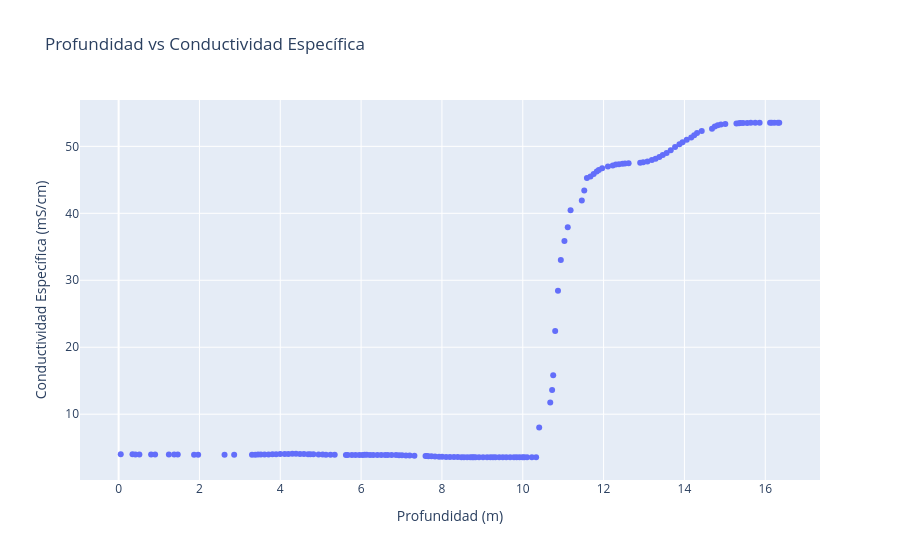

Source (notebook cell):
### Code cell
df[['Depth', 'SpCond']] = df[['Depth', 'SpCond']].astype(float)

fig = px.scatter(df, x='Depth', y='SpCond', title='Profundidad vs Conductividad Específica')
fig.update_layout(
    xaxis_title='Profundidad (m)',
    yaxis_title='Conductividad Específica (mS/cm)'
)
fig.show()

### Figure 1 — Plotly figure (JSON) as saved in the notebook; plotly's stock layout.template omitted (floating-point values rounded to 4 significant figures; data arrays with more than 128 entries replaced by an {"elided": "..."} marker saying what was removed)
{"data": [{"hovertemplate": "Depth=%{x}<br>SpCond=%{y}<extra></extra>", "legendgroup": "", "marker": {"color": "#636efa", "symbol": "circle"}, "mode": "markers", "name": "", "orientation": "v", "showlegend": false, "type": "scatter", "x": {"elided": "153 float values"}, "xaxis": "x", "y": {"elided": "153 float values"}, "yaxis": "y"}], "layout": {"legend": {"tracegroupgap": 0}, "title": {"text": "Profundidad vs Conductividad Específica"}, "xaxis": {"anchor": "y", "domain": [0, 1], "title": {"text": "Profundidad (m)"}}, "yaxis": {"anchor": "x", "domain": [0, 1], "title": {"text": "Conductividad Específica (mS/cm)"}}}}
